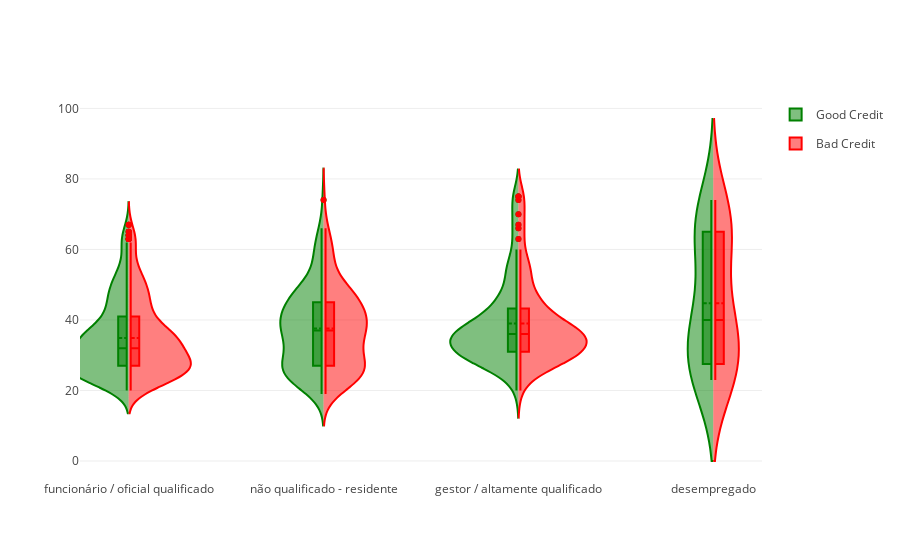

Here is the notebook cell this chart was saved with:
### Code cell
#Distribuição em violino de crédito por idade
fig = {
    "data": [
        {
            "type": 'violin',
            "x": df_good['Emprego'],
            "y": df_good['IdadeEmAnos'],
            "legendgroup": 'Good Credit',
            "scalegroup": 'No',
            "name": 'Good Credit',
            "side": 'negative',
            "box": {
                "visible": True
            },
            "meanline": {
                "visible": True
            },
            "line": {
                "color": 'green'
            }
        },
        {
            "type": 'violin',
            "x": df_good['Emprego'],
            "y": df_good['IdadeEmAnos'],
            "legendgroup": 'Bad Credit',
            "scalegroup": 'No',
            "name": 'Bad Credit',
            "side": 'positive',
            "box": {
                "visible": True
            },
            "meanline": {
                "visible": True
            },
            "line": {
                "color": 'red'
            }
        }
    ],
    "layout" : {
        "yaxis": {
            "zeroline": False,
        },
        "violingap": 0,
        "violinmode": "overlay"
    }
}


py.iplot(fig, filename = 'Age-Housing', validate = False)

### Figure 1 — Plotly figure (JSON) as saved in the notebook; plotly's stock layout.template omitted (floating-point values rounded to 4 significant figures; data arrays with more than 128 entries replaced by an {"elided": "..."} marker saying what was removed)
{"data": [{"box": {"visible": true}, "legendgroup": "Good Credit", "line": {"color": "green"}, "meanline": {"visible": true}, "name": "Good Credit", "scalegroup": "No", "side": "negative", "type": "violin", "x": {"elided": "700 str values"}, "y": {"elided": "700 int values"}}, {"box": {"visible": true}, "legendgroup": "Bad Credit", "line": {"color": "red"}, "meanline": {"visible": true}, "name": "Bad Credit", "scalegroup": "No", "side": "positive", "type": "violin", "x": {"elided": "700 str values"}, "y": {"elided": "700 int values"}}], "layout": {"violingap": 0, "violinmode": "overlay", "yaxis": {"zeroline": false}}}
